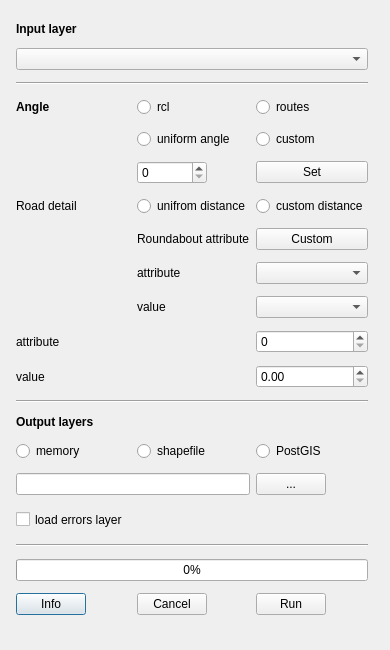
<?xml version="1.0" encoding="UTF-8"?>
<ui version="4.0">
 <class>RoadNetworkCleanerDialogBase</class>
 <widget class="QDialog" name="RoadNetworkCleanerDialogBase">
  <property name="geometry">
   <rect>
    <x>0</x>
    <y>0</y>
    <width>390</width>
    <height>650</height>
   </rect>
  </property>
  <property name="minimumSize">
   <size>
    <width>0</width>
    <height>0</height>
   </size>
  </property>
  <property name="windowTitle">
   <string>RoadNetworkCleaner</string>
  </property>
  <layout class="QHBoxLayout" name="horizontalLayout">
   <item>
    <layout class="QGridLayout">
     <property name="sizeConstraint">
      <enum>QLayout::SetNoConstraint</enum>
     </property>
     <property name="margin">
      <number>5</number>
     </property>
     <item row="7" column="2">
      <widget class="QRadioButton" name="radioButton_6">
       <property name="text">
        <string>custom distance</string>
       </property>
      </widget>
     </item>
     <item row="19" column="2">
      <widget class="QDoubleSpinBox" name="doubleSpinBox"/>
     </item>
     <item row="45" column="0">
      <widget class="QPushButton" name="settingsButton">
       <property name="maximumSize">
        <size>
         <width>70</width>
         <height>16777215</height>
        </size>
       </property>
       <property name="font">
        <font>
         <italic>false</italic>
         <kerning>false</kerning>
        </font>
       </property>
       <property name="focusPolicy">
        <enum>Qt::TabFocus</enum>
       </property>
       <property name="text">
        <string>Info</string>
       </property>
      </widget>
     </item>
     <item row="6" column="1">
      <widget class="QSpinBox" name="decimalsSpin">
       <property name="maximumSize">
        <size>
         <width>70</width>
         <height>16777215</height>
        </size>
       </property>
      </widget>
     </item>
     <item row="5" column="2">
      <widget class="QRadioButton" name="radioButton_4">
       <property name="text">
        <string>custom</string>
       </property>
      </widget>
     </item>
     <item row="11" column="1">
      <widget class="QLabel" name="label_5">
       <property name="text">
        <string>value</string>
       </property>
      </widget>
     </item>
     <item row="11" column="2">
      <widget class="QComboBox" name="comboBox"/>
     </item>
     <item row="4" column="2">
      <widget class="QRadioButton" name="radioButton">
       <property name="text">
        <string>routes</string>
       </property>
      </widget>
     </item>
     <item row="8" column="2">
      <widget class="QPushButton" name="pushButton_2">
       <property name="text">
        <string>Custom</string>
       </property>
      </widget>
     </item>
     <item row="17" column="0">
      <widget class="QLabel" name="label_7">
       <property name="text">
        <string>attribute</string>
       </property>
      </widget>
     </item>
     <item row="10" column="1">
      <widget class="QLabel" name="label_3">
       <property name="maximumSize">
        <size>
         <width>16777215</width>
         <height>26</height>
        </size>
       </property>
       <property name="text">
        <string>attribute</string>
       </property>
      </widget>
     </item>
     <item row="19" column="0">
      <widget class="QLabel" name="label_6">
       <property name="text">
        <string>value</string>
       </property>
      </widget>
     </item>
     <item row="10" column="2">
      <widget class="QComboBox" name="comboBox_2"/>
     </item>
     <item row="17" column="2">
      <widget class="QSpinBox" name="collinearSpinBox"/>
     </item>
     <item row="30" column="0">
      <widget class="QRadioButton" name="memoryRadioButton">
       <property name="text">
        <string>memory</string>
       </property>
      </widget>
     </item>
     <item row="38" column="0" colspan="4">
      <widget class="QCheckBox" name="errorsCheckBox">
       <property name="sizePolicy">
        <sizepolicy hsizetype="Minimum" vsizetype="Fixed">
         <horstretch>0</horstretch>
         <verstretch>0</verstretch>
        </sizepolicy>
       </property>
       <property name="minimumSize">
        <size>
         <width>0</width>
         <height>25</height>
        </size>
       </property>
       <property name="text">
        <string>load errors layer</string>
       </property>
      </widget>
     </item>
     <item row="4" column="1">
      <widget class="QRadioButton" name="radioButton_2">
       <property name="text">
        <string>rcl</string>
       </property>
      </widget>
     </item>
     <item row="29" column="0" colspan="4">
      <widget class="QLabel" name="label_4">
       <property name="sizePolicy">
        <sizepolicy hsizetype="MinimumExpanding" vsizetype="Fixed">
         <horstretch>0</horstretch>
         <verstretch>0</verstretch>
        </sizepolicy>
       </property>
       <property name="font">
        <font>
         <weight>75</weight>
         <bold>true</bold>
        </font>
       </property>
       <property name="text">
        <string>Output layers</string>
       </property>
      </widget>
     </item>
     <item row="7" column="1">
      <widget class="QRadioButton" name="radioButton_5">
       <property name="text">
        <string>unifrom distance</string>
       </property>
      </widget>
     </item>
     <item row="6" column="2">
      <widget class="QPushButton" name="pushButton">
       <property name="text">
        <string>Set</string>
       </property>
      </widget>
     </item>
     <item row="8" column="1">
      <widget class="QLabel" name="label_11">
       <property name="text">
        <string>Roundabout attribute</string>
       </property>
      </widget>
     </item>
     <item row="7" column="0">
      <widget class="QLabel" name="label_10">
       <property name="text">
        <string>Road detail</string>
       </property>
      </widget>
     </item>
     <item row="5" column="1">
      <widget class="QRadioButton" name="radioButton_3">
       <property name="text">
        <string>uniform angle</string>
       </property>
      </widget>
     </item>
     <item row="30" column="1">
      <widget class="QRadioButton" name="shpRadioButton">
       <property name="text">
        <string>shapefile</string>
       </property>
      </widget>
     </item>
     <item row="30" column="2">
      <widget class="QRadioButton" name="postgisRadioButton">
       <property name="text">
        <string>PostGIS</string>
       </property>
      </widget>
     </item>
     <item row="37" column="0" colspan="2">
      <widget class="QLineEdit" name="outputCleaned">
       <property name="enabled">
        <bool>true</bool>
       </property>
       <property name="sizePolicy">
        <sizepolicy hsizetype="Minimum" vsizetype="Fixed">
         <horstretch>0</horstretch>
         <verstretch>0</verstretch>
        </sizepolicy>
       </property>
      </widget>
     </item>
     <item row="37" column="2">
      <widget class="QPushButton" name="browseCleaned">
       <property name="sizePolicy">
        <sizepolicy hsizetype="MinimumExpanding" vsizetype="Fixed">
         <horstretch>0</horstretch>
         <verstretch>0</verstretch>
        </sizepolicy>
       </property>
       <property name="maximumSize">
        <size>
         <width>70</width>
         <height>16777215</height>
        </size>
       </property>
       <property name="text">
        <string>...</string>
       </property>
      </widget>
     </item>
     <item row="45" column="1">
      <widget class="QPushButton" name="cancelButton">
       <property name="sizePolicy">
        <sizepolicy hsizetype="MinimumExpanding" vsizetype="Fixed">
         <horstretch>0</horstretch>
         <verstretch>0</verstretch>
        </sizepolicy>
       </property>
       <property name="maximumSize">
        <size>
         <width>70</width>
         <height>16777215</height>
        </size>
       </property>
       <property name="text">
        <string>Cancel</string>
       </property>
      </widget>
     </item>
     <item row="45" column="2">
      <widget class="QPushButton" name="cleanButton">
       <property name="sizePolicy">
        <sizepolicy hsizetype="MinimumExpanding" vsizetype="Fixed">
         <horstretch>0</horstretch>
         <verstretch>0</verstretch>
        </sizepolicy>
       </property>
       <property name="maximumSize">
        <size>
         <width>70</width>
         <height>16777215</height>
        </size>
       </property>
       <property name="text">
        <string>Run</string>
       </property>
      </widget>
     </item>
     <item row="43" column="0" colspan="3">
      <widget class="QProgressBar" name="cleaningProgress">
       <property name="sizePolicy">
        <sizepolicy hsizetype="MinimumExpanding" vsizetype="Fixed">
         <horstretch>0</horstretch>
         <verstretch>0</verstretch>
        </sizepolicy>
       </property>
       <property name="value">
        <number>0</number>
       </property>
      </widget>
     </item>
     <item row="41" column="0" colspan="3">
      <widget class="Line" name="line_2">
       <property name="orientation">
        <enum>Qt::Horizontal</enum>
       </property>
      </widget>
     </item>
     <item row="26" column="0" colspan="3">
      <widget class="Line" name="line">
       <property name="orientation">
        <enum>Qt::Horizontal</enum>
       </property>
      </widget>
     </item>
     <item row="2" column="0" colspan="3">
      <widget class="Line" name="line_3">
       <property name="orientation">
        <enum>Qt::Horizontal</enum>
       </property>
      </widget>
     </item>
     <item row="1" column="0" colspan="3">
      <widget class="QComboBox" name="inputCombo">
       <property name="sizePolicy">
        <sizepolicy hsizetype="MinimumExpanding" vsizetype="Fixed">
         <horstretch>0</horstretch>
         <verstretch>0</verstretch>
        </sizepolicy>
       </property>
      </widget>
     </item>
     <item row="0" column="0" colspan="3">
      <widget class="QLabel" name="label">
       <property name="sizePolicy">
        <sizepolicy hsizetype="MinimumExpanding" vsizetype="Fixed">
         <horstretch>0</horstretch>
         <verstretch>0</verstretch>
        </sizepolicy>
       </property>
       <property name="font">
        <font>
         <weight>75</weight>
         <bold>true</bold>
        </font>
       </property>
       <property name="text">
        <string>Input layer</string>
       </property>
      </widget>
     </item>
     <item row="4" column="0">
      <widget class="QLabel" name="label_2">
       <property name="sizePolicy">
        <sizepolicy hsizetype="MinimumExpanding" vsizetype="Fixed">
         <horstretch>0</horstretch>
         <verstretch>0</verstretch>
        </sizepolicy>
       </property>
       <property name="font">
        <font>
         <weight>75</weight>
         <bold>true</bold>
        </font>
       </property>
       <property name="text">
        <string>Angle</string>
       </property>
      </widget>
     </item>
    </layout>
   </item>
  </layout>
 </widget>
 <resources/>
 <connections/>
</ui>
